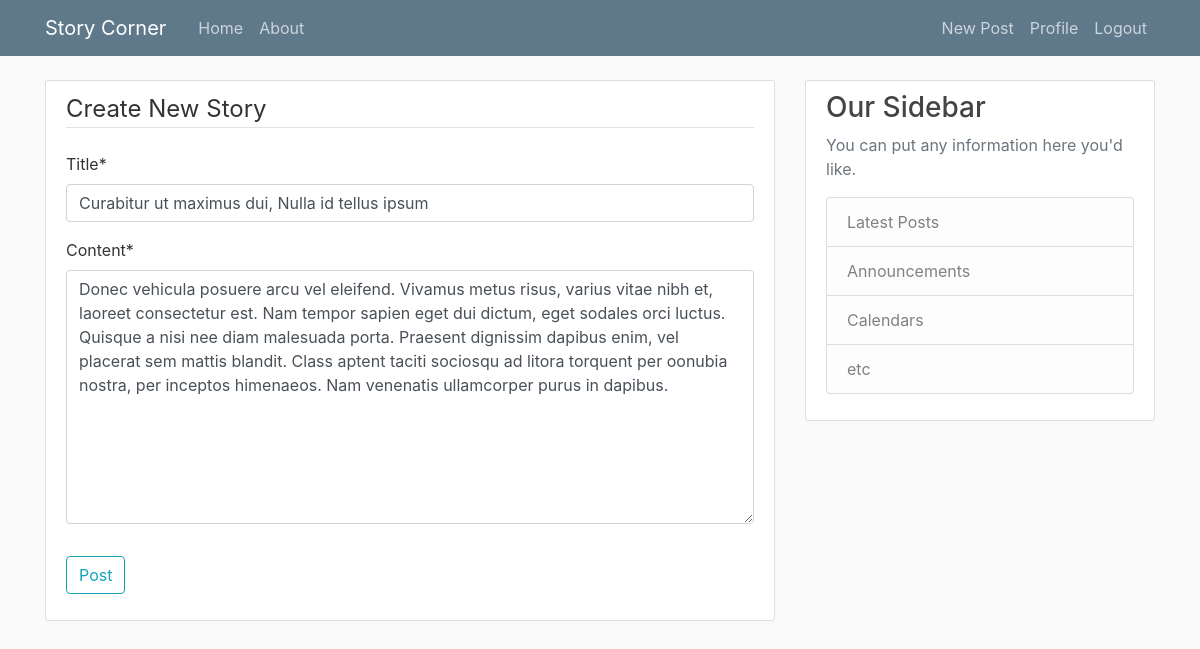
The page /post/9/update/ (signed in) on the database its author committed.
### blog/models.py (models this page shows, shortened)
class Post(models.Model):
    title = models.CharField(max_length=100)
    content = models.TextField()
    date_posted = models.DateTimeField(default=timezone.now)
    author = models.ForeignKey(User, on_delete=models.CASCADE)

### blog/views.py (the view, shortened to what this page needs)
# urls.py: path('post/<int:pk>/update/', PostUpdateView.as_view(), name='post-update'),
class PostUpdateView(LoginRequiredMixin, UserPassesTestMixin, UpdateView):
    model = Post
    fields = ['title', 'content']
    def test_func(self):
        post = self.get_object()
        if self.request.user == post.author:
            return True
        return False

### blog/templates/blog/post_form.html (shortened to what this page needs)
{% extends "blog/base.html" %}
{% load crispy_forms_tags %}
{% block content %}
    <div class="content-section">
        <form method="POST">
            <fieldset class="form-group">
                <legend class="border-bottom mb-4">Create New Story</legend>
                {{ form|crispy }}
            </fieldset>
            <div class="form-group">
                <button class="btn btn-outline-info" type="submit">Post</button>
            </div>
        </form>
    </div>
{% endblock content %}

### blog/static/blog/main.css (style rules this page uses)
body { background: #fafafa; color: #333333; margin-top: 5rem; }
.content-section { background: #ffffff; padding: 10px 20px; border: 1px solid #dddddd; border-radius: 3px; margin-bottom: 20px; }

### rows shown on the page
Post: title "Curabitur ut maximus dui, Nulla id tellus ipsum", content "Donec vehicula posuere arcu vel eleifend. Vivamus metus risus, varius vitae nibh et, laoreet consectetur est. Nam tempor sapien eget dui dictum, eget sodales orci luctus. Quisque a nisi nee diam malesuada porta. Praesent dignissim dapibus enim, vel placerat sem mattis blandit. Class aptent taciti sociosqu ad litora torquent per oonubia nostra, per inceptos himenaeos. Nam venenatis ullamcorper purus in dapibus."
